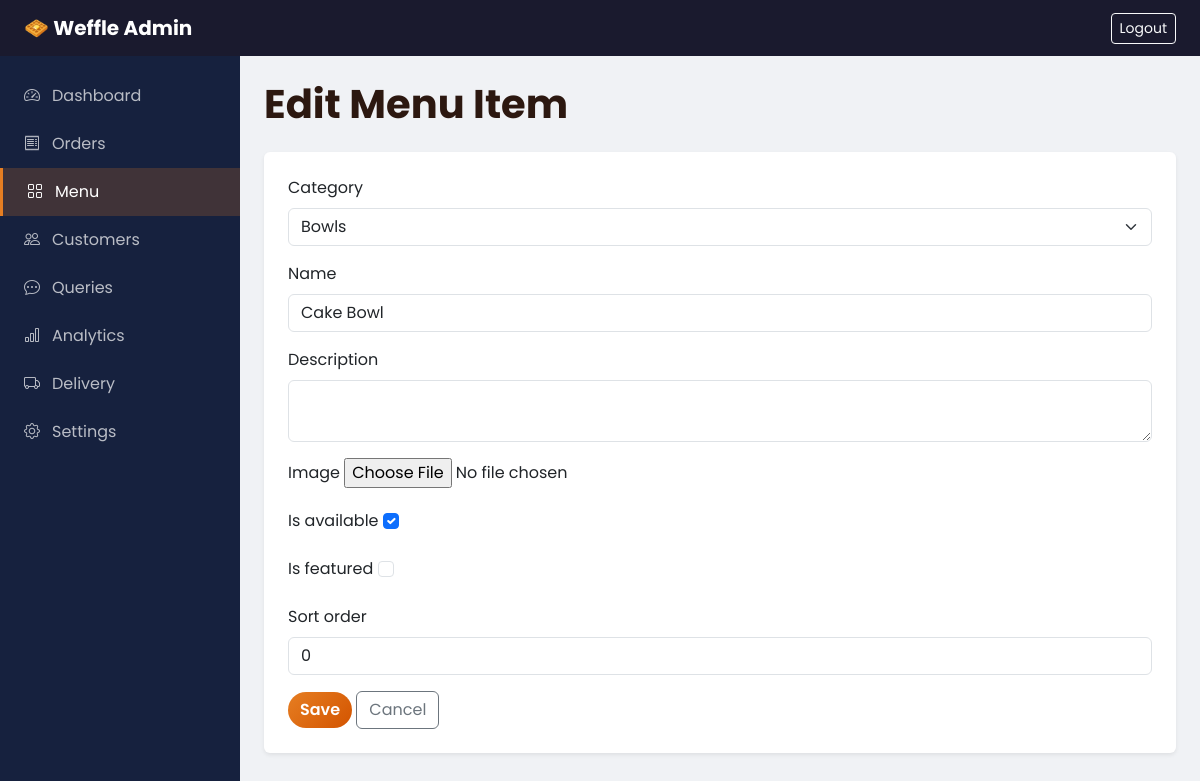
The app's page /admin-panel/menu/17/edit/ (signed in) with its own data.
### shop/models.py (models this page shows, shortened)
class MenuItem(models.Model):
    category = models.ForeignKey(Category, on_delete=models.CASCADE, related_name='items')
    name = models.CharField(max_length=200)
    description = models.TextField(blank=True)
    image = models.ImageField(upload_to='menu/', blank=True, null=True)
    is_available = models.BooleanField(default=True)
    is_featured = models.BooleanField(default=False)
    sort_order = models.PositiveIntegerField(default=0)
    created_at = models.DateTimeField(auto_now_add=True)
    updated_at = models.DateTimeField(auto_now=True)
    class Meta:
        ordering = ['sort_order', 'name']

### shop/views.py (the view)
# urls.py: path('admin-panel/menu/<int:pk>/edit/', views.admin_menu_edit, name='admin_menu_edit'),
@admin_required
def admin_menu_edit(request, pk):
    item = get_object_or_404(MenuItem, pk=pk)
    if request.method == 'POST':
        form = MenuItemForm(request.POST, request.FILES, instance=item)
        if form.is_valid():
            form.save()
            messages.success(request, 'Menu item updated.')
            return redirect('shop:admin_menu')
    else:
        form = MenuItemForm(instance=item)
    return render(request, 'shop/admin/menu_form.html', {'form': form, 'title': 'Edit Menu Item', 'item': item})

### shop/forms.py
class MenuItemForm(forms.ModelForm):
    class Meta:
        model = MenuItem
        fields = ['category', 'name', 'description', 'image', 'is_available', 'is_featured', 'sort_order']
        widgets = {
            'category': forms.Select(attrs={'class': 'form-select'}),
            'name': forms.TextInput(attrs={'class': 'form-control'}),
            'description': forms.Textarea(attrs={'class': 'form-control', 'rows': 2}),
            'is_available': forms.CheckboxInput(attrs={'class': 'form-check-input'}),
            'is_featured': forms.CheckboxInput(attrs={'class': 'form-check-input'}),
            'sort_order': forms.NumberInput(attrs={'class': 'form-control'}),
        }

### shop/context_processors.py (called while the page is built)
def site_settings(request):
    return {
        'SITE_NAME': settings.SITE_NAME,
        'CURRENCY': settings.CURRENCY_SYMBOL,
        'cart_count': cart_count(request) if request.user.is_authenticated else 0,
    }

### shop/models.py (called while the page is built)
    @property
    def is_shop_admin(self):
        return self.role == self.ROLE_ADMIN or self.is_superuser

    def __str__(self):
        return self.name

### shop/utils.py (called while the page is built)
def get_cart(request):
    return request.session.get('cart', {})

def cart_count(request):
    cart = get_cart(request)
    return sum(item.get('quantity', 0) for item in cart.values())

### templates/shop/admin/menu_form.html (shortened to what this page needs)
{% extends 'shop/admin/base_admin.html' %}
{% block admin_content %}
<div class="p-4">
    <h1 class="fw-bold mb-4">{{ title }}</h1>
    <div class="card shadow-sm border-0">
        <div class="card-body p-4">
            <form method="post" enctype="multipart/form-data">
                {% for field in form %}
                <div class="mb-3">
                    <label class="form-label">{{ field.label }}</label>
                    {{ field }}
                </div>
                {% endfor %}
                <button type="submit" class="btn btn-weffle">Save</button>
                <a href="{% url 'shop:admin_menu' %}" class="btn btn-outline-secondary">Cancel</a>
            </form>
        </div>
    </div>
</div>
{% endblock %}

### static/shop/css/style.css (style rules this page uses)
:root { --weffle-primary: #e67e22; --weffle-dark: #d35400; --weffle-light: #fdebd0; --weffle-bg: #fffaf5; --weffle-text: #2c1810; --nav-height: 70px; }
* { box-sizing: border-box; }
body { font-family: 'Poppins', sans-serif; background: var(--weffle-bg); color: var(--weffle-text); min-height: 100vh; display: flex; flex-direction: column; }
.btn-weffle { background: linear-gradient(135deg, var(--weffle-primary), var(--weffle-dark)); border: none; color: #fff; font-weight: 600; border-radius: 50px; transition: transform 0.2s, box-shadow 0.2s; }
.admin-page { background: #f0f2f5; }

### records on screen
MenuItem: form "Bowls" "Cake Bowl" "☑" "0"

### other values on screen
{{ SITE_NAME }} "Weffle"
{{ title }} "Edit Menu Item"
{{ field.label }} "Category" "Name" "Description" "Image" "Is available" "Is featured" "Sort order"
